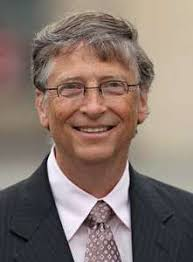
#> input picture FaceRecognition/TrainningImages/BillGates/download (11).jpeg, 193 x 262 px; its folder holds only this picture in this run
$ python CreateTrainningDatasets.py
#> lines starting #> are read from the running program, lines starting #| are printed output that depends on the picture; after the words box and inside, x2 and y2 are one past the last pixel; in counts of white or black regions, pixels touching at a corner belong together
import os
import cv2
import numpy as np

face_cascade = cv2.CascadeClassifier('CascadeFiles/haarcascade_frontalface_default.xml')
profile_cascade = cv2.CascadeClassifier('CascadeFiles/haarcascade_profileface.xml')

persons = os.listdir('TrainningImages')
for i in range(len(persons)):
    persons[i] = 'TrainningImages/'+persons[i]

for i in persons:
    images = os.listdir(i)
    for k, j in enumerate(images):
        img = cv2.imread(os.path.join(i, j))
#> img is the input picture: shape (262, 193, 3); mean B, G, R 109, 116.9, 133.6
        gray = cv2.cvtColor(img, cv2.COLOR_BGR2GRAY)
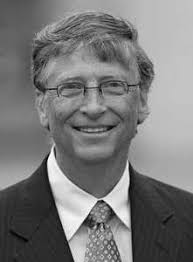
#> gray: shape (262, 193); min 1, max 255, mean 121
        faces = face_cascade.detectMultiScale(gray, 1.3, 5)
#> faces = [[34, 41, 116, 116]]
        profiles = profile_cascade.detectMultiScale(gray, 1.3, 5)
#> profiles = ()
        for x, y, w, h in faces:
            cv2.rectangle(img, (x, y), (x+w, y+h), [0, 255, 255], 2)
            cv2.imwrite('DatasetImages/'+i[16:]+'-'+str(k)+'-.jpg', gray[int(y*4/5):int((y+h)*6/5), int(x*9/10):int((x+w)*11/10)])
#> this loop made 1 pass
#> pass 1, `cv2.imwrite('DatasetImages/'+i[16:]+'-'+str(k)+'-.jpg', gray[int(y*4/5..`:
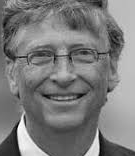
#> saved as BillGates-0-.jpg: shape (156, 135); min 1, max 255, mean 123.6
#> after the loop:
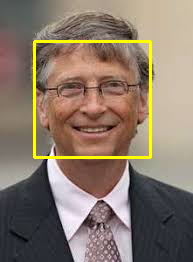
#> img: shape (262, 193, 3); 2.74% of pixels changed, all inside (x1, y1, x2, y2) = (33, 40, 152, 159)
        for x, y, w, h in profiles:
            cv2.rectangle(img, (x, y), (x+w, y+h), [255, 255, 0], 2)
            cv2.imwrite('DatasetImages/'+i[16:]+'-'+str(k*2)+'-.jpg', gray[int(y*4/5):int((y+h)*6/5), int(x*9/10):int((x+w)*11/10)])
#> this loop made 0 passes
        cv2.imshow('Creating DatasetImages', img)
        cv2.waitKey(10)
#> pass 2 of the loop `for i in persons:`:
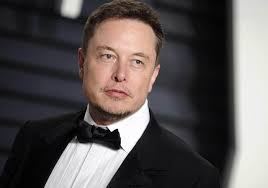
#> input picture FaceRecognition/TrainningImages/ElonMusk/download (14).jpeg, 268 x 188 px
#> img is the input picture: shape (188, 268, 3); mean B, G, R 83.5, 84.2, 90
#> `gray = cv2.cvtColor(img, cv2.COLOR_BGR2GRAY)`:
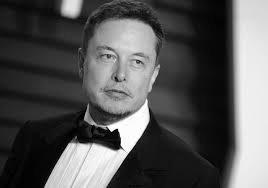
#> gray: shape (188, 268); min 0, max 255, mean 85.8
#> faces = [[77, 22, 93, 93]]
#> the loop `for x, y, w, h in faces:` made 1 pass
#> after the loop `for x, y, w, h in faces:`:
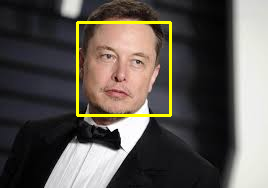
#> img: shape (188, 268, 3); 2.21% of pixels changed, all inside (x1, y1, x2, y2) = (76, 21, 172, 117)

cv2.destroyAllWindows()
